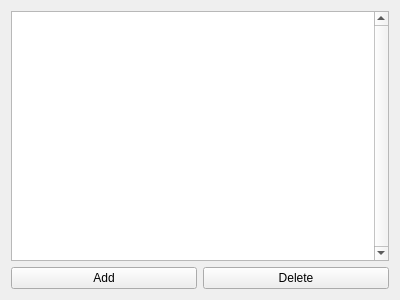
<?xml version="1.0" encoding="UTF-8"?>
<ui version="4.0">
 <class>costume_form</class>
 <widget class="QWidget" name="costume_form">
  <property name="geometry">
   <rect>
    <x>0</x>
    <y>0</y>
    <width>400</width>
    <height>300</height>
   </rect>
  </property>
  <layout class="QGridLayout" name="gridLayout">
   <item row="0" column="0">
    <widget class="QTableView" name="costume_table">
     <property name="verticalScrollBarPolicy">
      <enum>Qt::ScrollBarAlwaysOn</enum>
     </property>
     <attribute name="horizontalHeaderStretchLastSection">
      <bool>true</bool>
     </attribute>
     <attribute name="verticalHeaderVisible">
      <bool>false</bool>
     </attribute>
    </widget>
   </item>
   <item row="1" column="0">
    <layout class="QHBoxLayout" name="control_buttons_layout">
     <item>
      <widget class="QPushButton" name="add_button">
       <property name="text">
        <string>Add</string>
       </property>
      </widget>
     </item>
     <item>
      <widget class="QPushButton" name="delete_button">
       <property name="text">
        <string>Delete</string>
       </property>
      </widget>
     </item>
    </layout>
   </item>
  </layout>
 </widget>
 <resources/>
 <connections>
  <connection>
   <sender>add_button</sender>
   <signal>clicked()</signal>
   <receiver>costume_form</receiver>
   <slot>add_costume()</slot>
   <hints>
    <hint type="sourcelabel">
     <x>103</x>
     <y>278</y>
    </hint>
    <hint type="destinationlabel">
     <x>199</x>
     <y>149</y>
    </hint>
   </hints>
  </connection>
  <connection>
   <sender>delete_button</sender>
   <signal>clicked()</signal>
   <receiver>costume_form</receiver>
   <slot>remove_costumes()</slot>
   <hints>
    <hint type="sourcelabel">
     <x>296</x>
     <y>278</y>
    </hint>
    <hint type="destinationlabel">
     <x>199</x>
     <y>149</y>
    </hint>
   </hints>
  </connection>
 </connections>
 <slots>
  <slot>add_costume()</slot>
  <slot>remove_costumes()</slot>
 </slots>
</ui>
